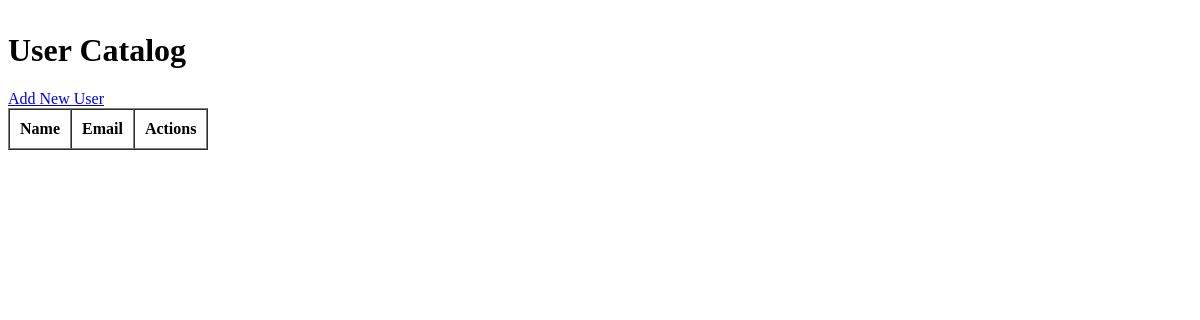
/users, run on an earlier commit of the app's database.
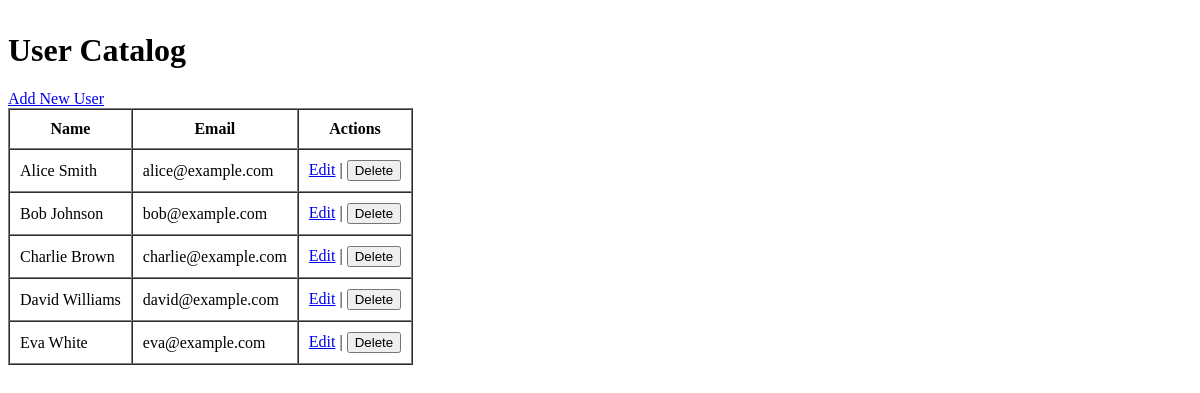
And on a later commit of the database.
### app/models.py (models this page shows, shortened)
class User(db.Model):
    id = db.Column(db.Integer, primary_key=True)
    name = db.Column(db.String(150), nullable=False)
    birthdate = db.Column(db.Date, nullable=False)
    email = db.Column(db.String(150), unique=True, nullable=False)
    phone_number = db.Column(db.String(15), nullable=False)
    member_since = db.Column(db.DateTime, nullable=False, default=datetime.utcnow)
    borrows = db.relationship('Borrow', backref='user', lazy=True)

### app/routes.py (the view)
@main.route('/users')
def users():
    users = User.query.all()
    return render_template('users.html', users=users)

### app/templates/users.html
{% extends 'base.html' %}
{% block content %}
<h1>User Catalog</h1>
<a href="{{ url_for('main.add_user') }}">Add New User</a>
<table border="1" cellpadding="10" cellspacing="0">
    <thead>
        <tr>
            <th>Name</th>
            <th>Email</th>
            <th>Actions</th>
        </tr>
    </thead>
    <tbody>
        {% for user in users %}
            <tr>
                <td>{{ user.name }}</td>
                <td>{{ user.email }}</td>
                <td>
                    <a href="{{ url_for('main.edit_user', user_id=user.id) }}">Edit</a> |
                    <form action="{{ url_for('main.delete_user', user_id=user.id) }}" method="POST" style="display:inline;">
                        <button type="submit">Delete</button>
                    </form>
                </td>
            </tr>
        {% endfor %}
    </tbody>
</table>
{% endblock %}

What changed in the data, as far as the page shows it:
added User: name "Alice Smith", email "alice@example.com"
added User: name "Bob Johnson", email "bob@example.com"
added User: name "Charlie Brown", email "charlie@example.com"
added User: name "David Williams", email "david@example.com"
added User: name "Eva White", email "eva@example.com"
